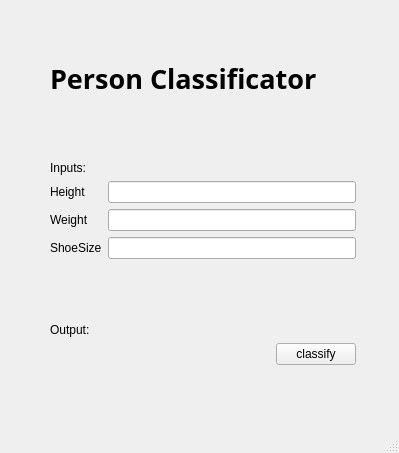
<?xml version="1.0" encoding="UTF-8"?>
<ui version="4.0">
 <class>MainWindow</class>
 <widget class="QMainWindow" name="MainWindow">
  <property name="geometry">
   <rect>
    <x>0</x>
    <y>0</y>
    <width>399</width>
    <height>453</height>
   </rect>
  </property>
  <property name="windowTitle">
   <string>MainWindow</string>
  </property>
  <widget class="QWidget" name="centralwidget">
   <widget class="QWidget" name="">
    <property name="geometry">
     <rect>
      <x>50</x>
      <y>60</y>
      <width>306</width>
      <height>305</height>
     </rect>
    </property>
    <layout class="QVBoxLayout" name="verticalLayout_2">
     <item>
      <layout class="QVBoxLayout" name="verticalLayout">
       <item>
        <widget class="QLabel" name="label_4">
         <property name="font">
          <font>
           <family>Copperplate</family>
           <pointsize>20</pointsize>
           <bold>true</bold>
          </font>
         </property>
         <property name="text">
          <string>Person Classificator</string>
         </property>
        </widget>
       </item>
       <item>
        <spacer name="verticalSpacer_2">
         <property name="orientation">
          <enum>Qt::Orientation::Vertical</enum>
         </property>
         <property name="sizeHint" stdset="0">
          <size>
           <width>20</width>
           <height>40</height>
          </size>
         </property>
        </spacer>
       </item>
       <item>
        <widget class="QLabel" name="label_5">
         <property name="text">
          <string>Inputs:</string>
         </property>
        </widget>
       </item>
       <item>
        <layout class="QFormLayout" name="formLayout">
         <item row="0" column="0">
          <widget class="QLabel" name="label">
           <property name="text">
            <string>Height</string>
           </property>
          </widget>
         </item>
         <item row="0" column="1">
          <widget class="QLineEdit" name="input1Edit"/>
         </item>
         <item row="1" column="1">
          <widget class="QLineEdit" name="input2Edit"/>
         </item>
         <item row="2" column="0">
          <widget class="QLabel" name="label_3">
           <property name="text">
            <string>ShoeSize</string>
           </property>
          </widget>
         </item>
         <item row="2" column="1">
          <widget class="QLineEdit" name="input3Edit"/>
         </item>
         <item row="1" column="0">
          <widget class="QLabel" name="label_2">
           <property name="text">
            <string>Weight</string>
           </property>
          </widget>
         </item>
        </layout>
       </item>
       <item>
        <spacer name="verticalSpacer">
         <property name="orientation">
          <enum>Qt::Orientation::Vertical</enum>
         </property>
         <property name="sizeHint" stdset="0">
          <size>
           <width>20</width>
           <height>40</height>
          </size>
         </property>
        </spacer>
       </item>
       <item>
        <layout class="QHBoxLayout" name="horizontalLayout">
         <item>
          <widget class="QLabel" name="OutputTextLabel">
           <property name="text">
            <string>Output:</string>
           </property>
          </widget>
         </item>
         <item>
          <widget class="QLabel" name="OutputLabel">
           <property name="text">
            <string/>
           </property>
          </widget>
         </item>
        </layout>
       </item>
      </layout>
     </item>
     <item>
      <layout class="QHBoxLayout" name="horizontalLayout_2">
       <item>
        <spacer name="horizontalSpacer">
         <property name="orientation">
          <enum>Qt::Orientation::Horizontal</enum>
         </property>
         <property name="sizeHint" stdset="0">
          <size>
           <width>40</width>
           <height>20</height>
          </size>
         </property>
        </spacer>
       </item>
       <item>
        <widget class="QPushButton" name="classifyButton">
         <property name="text">
          <string>classify</string>
         </property>
        </widget>
       </item>
      </layout>
     </item>
    </layout>
   </widget>
  </widget>
  <widget class="QMenuBar" name="menubar">
   <property name="geometry">
    <rect>
     <x>0</x>
     <y>0</y>
     <width>399</width>
     <height>33</height>
    </rect>
   </property>
  </widget>
  <widget class="QStatusBar" name="statusbar"/>
 </widget>
 <resources/>
 <connections/>
</ui>
